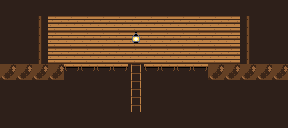

The image is a tile-based game level rendered from a .tmx file. Its description and complete source (layers, tilesets, objects, tile grids) follow:
An orthogonal 18x8 tile map with 16x16 px tiles, 1 tile layer (Tiles).

<map version="1.10" tiledversion="1.11.2" orientation="orthogonal" renderorder="right-down" width="18" height="8" tilewidth="16" tileheight="16" infinite="0" nextlayerid="4" nextobjectid="1">
  <properties>
    <property name="tier" value="-1" type="int" />
    <property name="name" value="station" />
  </properties>
  <tileset firstgid="1" source="../cells.tsx" />
  <layer id="1" name="Tiles" width="18" height="8">
    <data encoding="csv">
1,1,1,1,1,1,1,1,1,1,1,1,1,1,1,1,1,1,
1,1,13,15,15,15,15,15,15,15,15,15,15,15,15,13,1,1,
1,1,13,15,15,15,15,15,16,15,15,15,15,15,15,13,1,1,
1,1,13,15,15,15,15,15,15,15,15,15,15,15,15,13,1,1,
2,2,2,2,4,4,4,4,5,4,4,4,4,2,2,2,2,2,
1,1,1,1,1,1,1,1,5,1,1,1,1,1,1,1,1,1,
1,1,1,1,1,1,1,1,5,1,1,1,1,1,1,1,1,1,
1,1,1,1,1,1,1,1,1,1,1,1,1,1,1,1,1,1
</data>
  </layer>
</map>
